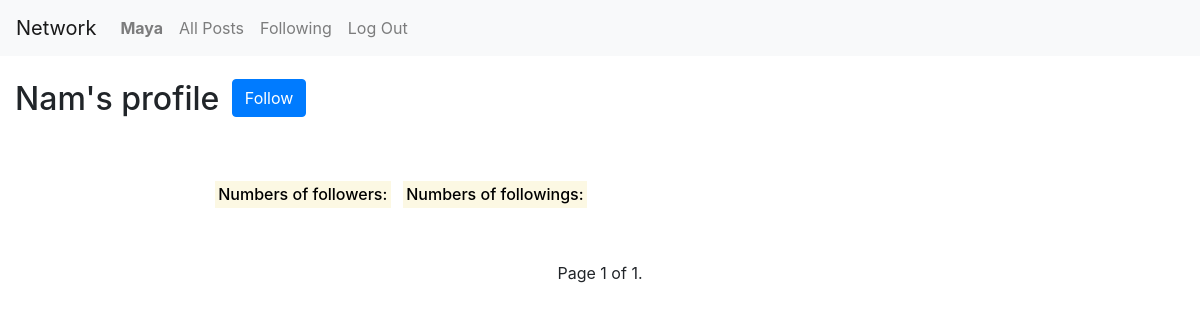
The app's page /profile/Nam (signed in), older data.
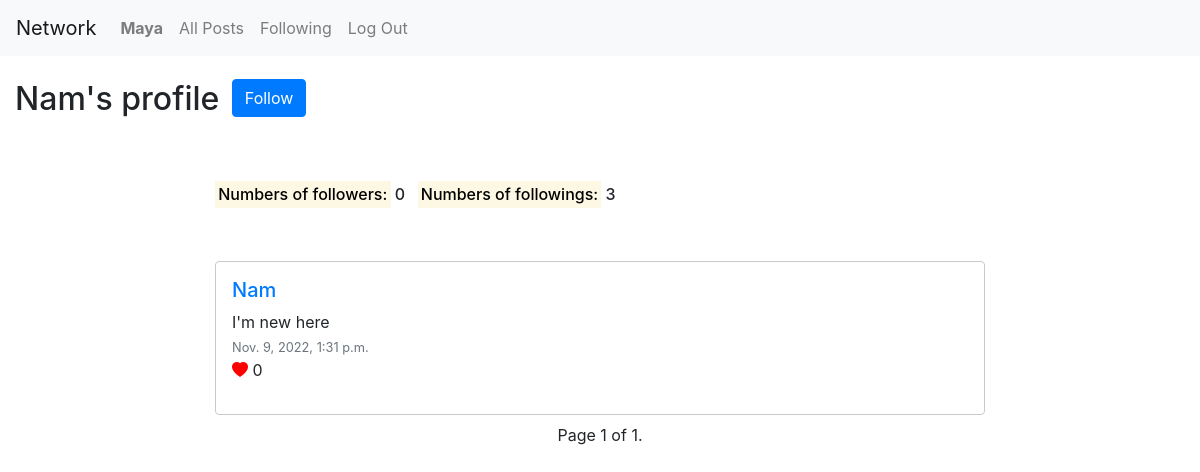
The same page, newer data.
### network/models.py (models this page shows, shortened)
class User(AbstractUser):
    pass

class FollowList(models.Model):
    user = models.ForeignKey('User', on_delete=models.CASCADE, related_name='user')
    followings = models.ManyToManyField('User', related_name='followings', blank=True)
    followers = models.ManyToManyField('User', related_name='followers', blank=True)

class Post(models.Model):
    poster = models.ForeignKey('User', on_delete=models.CASCADE, related_name='poster')
    content = models.TextField()
    date_created = models.DateTimeField(default=timezone.now)
    number_of_like = models.IntegerField(default=0)

### network/views.py (the view)
# urls.py: path("profile/<str:poster_name>", views.profile, name="profile"),
@login_required
def profile(request, poster_name):
    poster_id = User.objects.filter(username=poster_name).first()
    posts = Post.objects.filter(poster=poster_id).order_by('date_created').reverse()
    try:
        follow_list = FollowList.objects.get(user=request.user)
    except FollowList.DoesNotExist:
        follow_list = None
    try:
        poster_follow_list = FollowList.objects.get(user=poster_id)
    except FollowList.DoesNotExist:
        poster_follow_list = None
    paginator = Paginator(posts, 10)
    page_number = request.GET.get('page')
    page_obj = paginator.get_page(page_number)
    return render(request, "network/profile.html", {
        'page_obj': page_obj,
        'poster': poster_name,
        'follow_list': follow_list,
        'poster_follow_list': poster_follow_list,
        'form': NewPostForm()
    })

### network/templates/network/profile.html (shortened to what this page needs)
{% extends "network/layout.html" %}
{% block body %}
    <ul class="list-inline">
        <li class="list-inline-item">
            <h2 class="my-4">{{ poster }}'s profile</h2>
        </li>
        <li class="list-inline-item">
            {% if poster != request.user.username %}
                {% if follow_list is None or posts.first.poster not in follow_list.followings.all %}
                <form action="{% url 'toggle_follow' poster %}" method="post">
                    <button type="submit" class="btn btn-primary mb-3 border-primary">Follow</button>
                </form>
                {% else %}
                <form action="{% url 'toggle_follow' poster %}" method="post">
                    {% csrf_token %}
                    <button type="submit" class="btn btn-danger mb-3 border-danger">Unfollow</button>
                </form>
                {% endif %}
            {% endif %}
        </li>
    </ul>
    <div class="row">
        <div class="col-lg-8 offset-lg-2 mt-4">
             <ul class="list-inline">
                <li class="list-inline-item h6">
                    <mark>Numbers of followers:</mark> {{ poster_follow_list.followers.count }}
                </li>
                <li class="list-inline-item h6">
                    <mark>Numbers of followings:</mark> {{ poster_follow_list.followings.count }}
                </li>
            </ul>
            <div class="my-5">
                {% include "network/posts.html" %}
        </div>
    </div>
{% endblock %}

### network/templates/network/posts.html (shortened to what this page needs)
<div>
    {% for post in page_obj %}
    <div class="border rounded my-2 p-3" id="post">
        <a href="{% url 'profile' post.poster %}"><h5>{{ post.poster }}</h5></a>
        <ul class="list-unstyled">
            <li>{{ post.content }}</li>
            <li><small class="text-muted">{{ post.date_created }}</small></li>
            <li><i class="bi bi-heart-fill" id="heart"></i> {{ post.number_of_like }}</li>
        </ul>
    </div>
    {% endfor %}
    <div class="pagination justify-content-center">
        <span class="step-links">
            <span class="current">
                Page {{ page_obj.number }} of {{ page_obj.paginator.num_pages }}.
            </span>
        </span>
    </div>

Row changes from the older to the newer data that the page shows:
added User: username "Nam"
added FollowList: followers.count "0", followings.count "3"
added Post: poster "Nam", content "I'm new here", date_created "Nov. 9, 2022, 1:31 p.m.", number_of_like "0"
Text that changed along with them:
{{ poster }}: "Nam" → (not shown)
